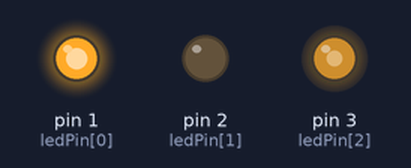
A sketch run on a simulated Arduino Uno, built with avr-gcc and run on an emulated ATmega328P. Shown: output pins drawn as LEDs (lit = HIGH). Random numbers use the default seed unless the sketch sets one.

Above: at 0.1 s.
At 9.6 s:
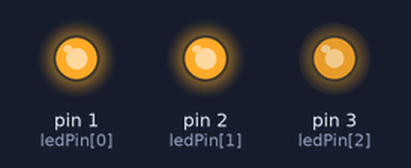
At 16.6 s:
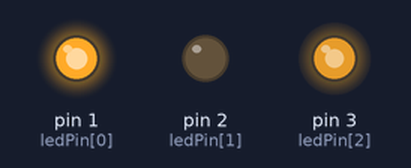
At 31.6 s:
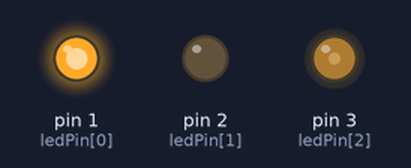
At 34.1 s:
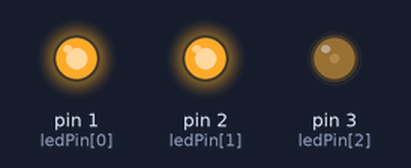
At 38.6 s:
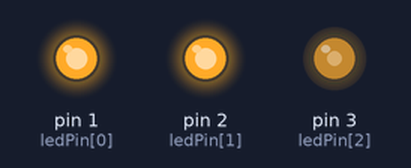
Timing chart, 0 to 40.0 s (numbered marks = the images above):
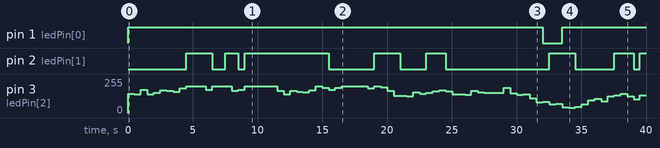

The sketch:

twinkleLED.ino
```cpp
int ledPin[] = {1,2,3};
int ledState[3];
long randNumber;
void setup() {
  for (int i=0; i<=3; i++){
    pinMode(ledPin[i], OUTPUT);
  }
  randomSeed(analogRead(0));
  for (int i=0; i<=3; i++){
    ledState[i] = random(20, 201);
  }
}
void loop(){
  for (int i=0; i<=3; i++){
    analogWrite(ledPin[i], ledState[i]);
    randNumber = random(-40, 41);
    ledState[i] += randNumber;
    if (ledState[i] > 200) {
      ledState[i] = 200;
    }
    if (ledState[i] < 10) {
      ledState[i] = 10;
    }
  }
  delay(500);
}
```

Measured:
- by itself, pin 1 (ledPin[0]): LOW → HIGH at 0.00 s, → LOW 32.0 s later, → HIGH 1.5 s later
- by itself, pin 2 (ledPin[1]): LOW → HIGH at 4.5 s, → LOW 2.0 s later, → HIGH 1.0 s later, → LOW 1.0 s later, … (15 changes in this stretch)
- by itself, pin 3 (ledPin[2]): 0/255 → 146/255 at 0.00 s, → 139/255 0.50 s later, → 173/255 0.50 s later, → 142/255 0.50 s later, … (70 changes in this stretch)
